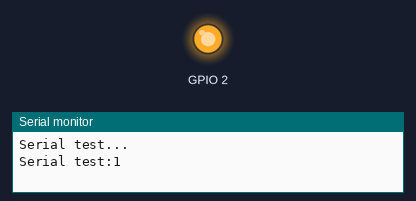
Recording of a sketch running on a simulated ESP8266 (NodeMCU). Parts: output pins drawn as LEDs (lit = HIGH), the last lines printed to the serial monitor.

Above: at 4.3 s.
At 7.5 s:
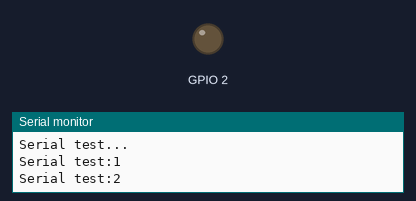
Timing chart, 0 to 10.4 s (numbered marks = the images above):
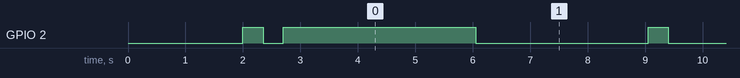

The sketch:

GetChipId.ino
```cpp
/*
The true ESP32 chip ID is essentially its MAC address.
This sketch provides an alternate chip ID that matches
the output of the ESP.getChipId() function on ESP8266
(i.e. a 32-bit integer matching the last 3 bytes of
the MAC address. This is less unique than the
MAC address chip ID, but is helpful when you need
an identifier that can be no more than a 32-bit integer
(like for switch...case).

created 2020-06-07 by cweinhofer
with help from Cicicok
*/

#define DELAY 350
#define INITIAL_DELAY 2000

uint32_t chipId = 0;
int Counter = 0;

void setup() {
  pinMode(LED_BUILTIN, OUTPUT); // GPIO8 - встроенный LED

  Serial.begin(115200);
  //while(!Serial);
  delay(INITIAL_DELAY);

  digitalWrite(LED_BUILTIN, HIGH);
  delay(DELAY);
  digitalWrite(LED_BUILTIN, LOW);
  delay(DELAY);
  digitalWrite(LED_BUILTIN, HIGH);

  Serial.println("Serial test...");

}

void loop()
{
/*
  for (int i = 0; i < 17; i = i + 8)
  {
    chipId |= ((ESP.getEfuseMac() >> (40 - i)) & 0xff) << i;
  }

  Serial.printf("ESP32 Chip model = %s Rev %d\n", ESP.getChipModel(), ESP.getChipRevision());
  Serial.printf("This chip has %d cores\n", ESP.getChipCores());
  Serial.print("Chip ID: ");
  Serial.println(chipId);
  */
  Counter++;

  Serial.println("Serial test:" + String(Counter));

  delay(3000);
  //
  //digitalWrite(LED_BUILTIN, LOW);
  //delay(DELAY);
  digitalWrite(LED_BUILTIN, HIGH);
  delay(DELAY);
  digitalWrite(LED_BUILTIN, LOW);
}
```

Measured:
- by itself, GPIO 2: goes LOW 0.35 s, HIGH 3.4 s, 36 × (LOW 3.0 s, HIGH 0.35 s), LOW 3.0 s, then HIGH
